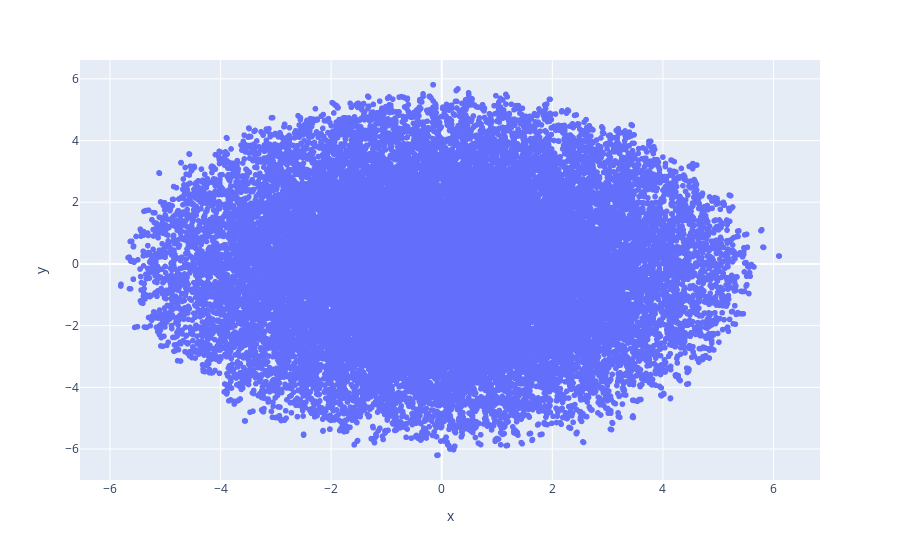

The notebook cell saved with this chart:
### Code cell
import plotly.express as px

fig = px.scatter(
    projection, x='x', y='y'
)
fig.show()

### Figure 1 — Plotly figure (JSON) as saved in the notebook; plotly's stock layout.template omitted (floating-point values rounded to 4 significant figures; data arrays with more than 128 entries replaced by an {"elided": "..."} marker saying what was removed)
{"data": [{"hovertemplate": "x=%{x}<br>y=%{y}<extra></extra>", "legendgroup": "", "marker": {"color": "#636efa", "symbol": "circle"}, "mode": "markers", "name": "", "showlegend": false, "type": "scattergl", "x": {"elided": "32541 float values"}, "xaxis": "x", "y": {"elided": "32541 float values"}, "yaxis": "y"}], "layout": {"legend": {"tracegroupgap": 0}, "margin": {"t": 60}, "xaxis": {"anchor": "y", "domain": [0, 1], "title": {"text": "x"}}, "yaxis": {"anchor": "x", "domain": [0, 1], "title": {"text": "y"}}}}
